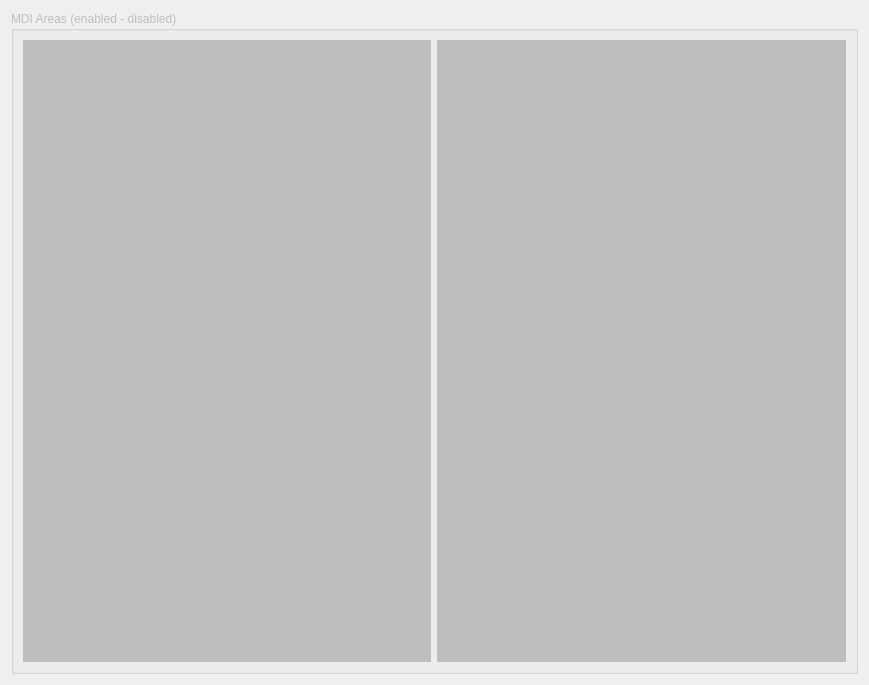
           <widget class="QWidget" name="scrollAreaWidgetContents_13">
            <property name="geometry">
             <rect>
              <x>0</x>
              <y>0</y>
              <width>869</width>
              <height>685</height>
             </rect>
            </property>
            <layout class="QVBoxLayout" name="verticalLayout_22">
             <item>
              <widget class="QGroupBox" name="groupBox_26">
               <property name="enabled">
                <bool>false</bool>
               </property>
               <property name="title">
                <string>MDI Areas (enabled - disabled)</string>
               </property>
               <layout class="QGridLayout" name="gridLayout_10">
                <item row="0" column="1">
                 <widget class="QMdiArea" name="mdiArea_2">
                  <property name="enabled">
                   <bool>false</bool>
                  </property>
                  <widget class="QWidget" name="subwindow_5">
                   <property name="windowTitle">
                    <string>Subwindow</string>
                   </property>
                  </widget>
                  <widget class="QWidget" name="subwindow_6">
                   <property name="windowTitle">
                    <string>Subwindow</string>
                   </property>
                  </widget>
                 </widget>
                </item>
                <item row="0" column="0">
                 <widget class="QMdiArea" name="mdiArea">
                  <widget class="QWidget" name="subwindow">
                   <property name="windowTitle">
                    <string>Subwindow</string>
                   </property>
                  </widget>
                  <widget class="QWidget" name="subwindow_2">
                   <property name="windowTitle">
                    <string>Subwindow</string>
                   </property>
                  </widget>
                 </widget>
                </item>
               </layout>
              </widget>
             </item>
            </layout>
           </widget>
